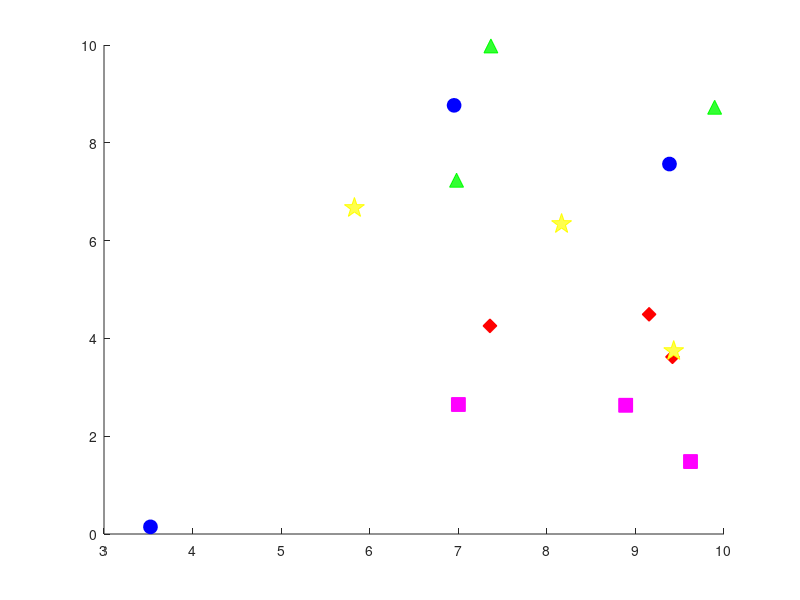

Recreate this plot in MATLAB. (Note: this script raises an error after producing the figure.)
clear all;
%% generate 2D objects
truth_objects = rand(15,2)*10;
truth_objects(:,3) = mod(1:15, 5);
%truth_objects(:,3)=[1:5,1:5,1:5];

%% plot 2D objects
figure; hold on; set(0,'DefaultLineMarkerSize',10)
for i=1:length(truth_objects)
    switch truth_objects(i,3)
        case 0 
            plot(truth_objects(i,1),truth_objects(i,2),'bo','MarkerFaceColor','b');            
        case 1
            plot(truth_objects(i,1),truth_objects(i,2),'rd','MarkerFaceColor','r');
        case 2
            plot(truth_objects(i,1),truth_objects(i,2),'ms','MarkerFaceColor','m');
        case 3
            plot(truth_objects(i,1),truth_objects(i,2),'g^','MarkerFaceColor',[0.2 1 0.2]);
        case 4
            plot(truth_objects(i,1),truth_objects(i,2),'yp','MarkerFaceColor',[1 1 0.3],...
                                'MarkerSize',15);
    end
end

%% draw trajectory
[x,y] = ginput();

%% generate odometry
%truth_traj=[];

% for i=2:length(x)
%     l = norm([x(i)-x(i-1) y(i)-y(i-1)]);
%     t=0:0.1:l;
%     xq=interp1([0 l],[x(i-1) x(i)],t,'spline');
%     yq=interp1([0 l],[y(i-1) y(i)],t,'spline');
%     truth_traj = [truth_traj; [xq' yq']];
% end

t= 1:length(x);
tq = 1:0.1:length(x);
slope0 = 0; slopeF = 0;
xq = spline(t, [slope0; x; slopeF], tq);
yq = spline(t, [slope0; y; slopeF], tq);
%figure; plot(x, y, 'o', xq, yq, ':.');
truth_traj = [xq' yq'];

for i=1:length(truth_traj)-1
    odoms(i,3)=atan2(truth_traj(i+1,2)-truth_traj(i,2),truth_traj(i+1,1)-truth_traj(i,1));
end

truth_traj = truth_traj(1:end-1,:);

odoms(end,3)=odoms(end-1,3);
odoms(:,1:2) = truth_traj(1:end,1:2);

truth_traj(1:end,3) = odoms(:,3);
truth_traj(end, 3) = truth_traj(end,3);

%%
for i=2:length(odoms)
    R = [cos(odoms(i,3)),sin(odoms(i,3)); -sin(odoms(i,3)) cos(odoms(i,3))];
    node_edge.dpos(:,i)= R'*(odoms(i,1:2)-odoms(i-1,1:2))';
    node_edge.dtheta(i) = odoms(i,3)-odoms(i-1,3);
end

%% generate object measurements
FOV=4; AOV=60/180*pi;
lm_edge.id1=[];
lm_edge.id2=[];
lm_edge.dpos=[];
lm_edge.label=[];
for i=2:length(odoms)
    dx=truth_objects(:,1)-odoms(i,1);
    dy=truth_objects(:,2)-odoms(i,2);
    dtheta = mod(atan2(dy,dx)-odoms(i,3)+pi,2*pi)-pi;
    R = [cos(odoms(i,3)),sin(odoms(i,3)); -sin(odoms(i,3)) cos(odoms(i,3))];
    idx = find((dx.^2+dy.^2)<FOV^2 & abs(dtheta)<AOV);
    dpos = R'*[dx';dy'];
    lm_edge.id1=[lm_edge.id1 repmat(i,1,length(idx))-1];
    lm_edge.id2=[lm_edge.id2 idx'];
    lm_edge.dpos=[lm_edge.dpos dpos(:,idx)];
    % Handle lm_edge label being 0.
    % ALternative will be to handle lm_edge being 0 when it is being used
    % as the index in the processor object
    
    lm_edge.label=[lm_edge.label truth_objects(idx,3)'];
end

lm_edge.label = 5*(lm_edge.label == 0) + lm_edge.label;

%% save data as mat file
save('data/my_simulation.mat', 'AOV', 'FOV', 'lm_edge', 'node_edge', 'truth_objects', 'truth_traj');